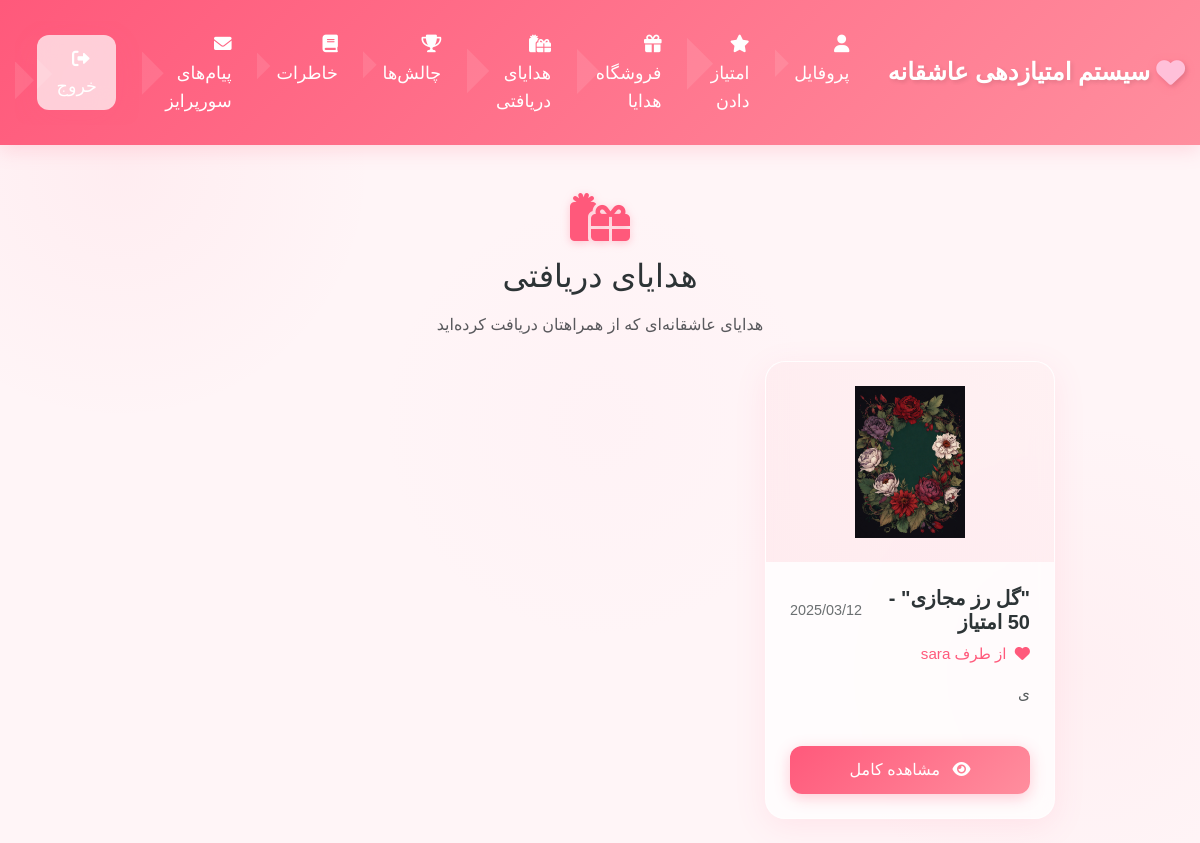
/received-gifts/ (signed in), run on the app's committed database.
### love_points/models.py (models this page shows, shortened)
class GiftTransaction(models.Model):
    sender = models.ForeignKey(Profile, on_delete=models.CASCADE, related_name='gifts_sent')
    receiver = models.ForeignKey(Profile, on_delete=models.CASCADE, related_name='gifts_received')
    gift = models.ForeignKey(VirtualGift, on_delete=models.CASCADE)
    message = models.TextField()
    image = models.ImageField(upload_to='memories/', null=True, blank=True)
    created_at = models.DateTimeField(auto_now_add=True)

class VirtualGift(models.Model):
    name = models.CharField(max_length=100)
    description = models.TextField()
    image = models.ImageField(upload_to='gifts/')
    points_cost = models.IntegerField(validators=[MinValueValidator(1)])

class Profile(models.Model):
    user = models.OneToOneField(User, on_delete=models.CASCADE)
    points = models.IntegerField(default=0)
    level = models.IntegerField(default=1)
    partner = models.ForeignKey('self', on_delete=models.SET_NULL, null=True, blank=True)
    created_at = models.DateTimeField(auto_now_add=True)

### love_points/views.py (the view)
# urls.py: path('received-gifts/', views.received_gifts, name='received_gifts'),
@login_required
def received_gifts(request):
    user_profile = request.user.profile
    received_gifts = GiftTransaction.objects.filter(receiver=user_profile).order_by('-created_at')
    context = {
        'received_gifts': received_gifts,
    }
    return render(request, 'love_points/received_gifts.html', context)

### templates/love_points/received_gifts.html (shortened to what this page needs)
{% extends "base.html" %}
{% block content %}
<div class="container py-4">
    <div class="row justify-content-center">
        <div class="col-lg-10">
            <div class="text-center mb-4">
                <i class="fas fa-gifts love-icon fa-3x mb-3"></i>
                <h2 class="mb-3">هدایای دریافتی</h2>
                <p class="text-muted">هدایای عاشقانه‌ای که از همراهتان دریافت کرده‌اید</p>
            </div>
            {% if received_gifts %}
                <div class="row g-4">
                    {% for gift in received_gifts %}
                        <div class="col-md-6 col-lg-4">
                            <div class="gift-card glass-effect fade-in">
                                <div class="gift-image">
                                    {% if gift.image %}
                                        <img src="{{ gift.image.url }}" alt="{{ gift.gift.name }}" class="img-fluid">
                                    {% elif gift.gift.image %}
                                        <img src="{{ gift.gift.image.url }}" alt="{{ gift.gift.name }}" class="img-fluid">
                                    {% else %}
                                        <i class="fas fa-gift fa-4x"></i>
                                    {% endif %}
                                </div>
                                <div class="gift-content">
                                    <div class="gift-header">
                                        <h5 class="gift-name">{{ gift.gift.name }}</h5>
                                        <span class="gift-date">{{ gift.created_at|date:"Y/m/d" }}</span>
                                    </div>
                                    <div class="sender-info mb-3">
                                        <i class="fas fa-heart me-1"></i>
                                        از طرف {{ gift.sender.user.username }}
                                    </div>
                                    <p class="gift-message">{{ gift.message|truncatechars:100 }}</p>
                                    <div class="gift-action">
                                        <a href="{% url 'love_points:gift_detail' gift.id %}" class="btn btn-primary">
                                            <i class="fas fa-eye me-2"></i>
                                            مشاهده کامل
                                        </a>
                                    </div>
                                </div>
                            </div>
                        </div>
                    {% endfor %}
                </div>
            {% else %}
                <div class="text-center text-muted py-5">
                    <i class="fas fa-box-open fa-3x mb-3"></i>
                    <p>هنوز هدیه‌ای دریافت نکرده‌اید</p>
                </div>
            {% endif %}
        </div>
    </div>
</div>
{% endblock %}

### static/css/style.css (style rules this page uses)
:root { --primary-color: #FF597B; --secondary-color: #FF8E9E; --accent-color: #FFC0D9; --background-color: #FFF5F7; --text-color: #2D3436; --card-background: #FFFFFF; --success-color: #00B894; --warning-color: #FDCB6E; --danger-color: #FF7675; }
html, body { overflow-x: hidden; width: 100%; position: relative; }
body { background-color: var(--background-color); color: var(--text-color); font-family: 'IranSans', sans-serif; min-height: 100vh; padding: 0; margin: 0; line-height: 1.6; background-image: radial-gradient(circle at 10% 20%, rgba(255, 89, 123, 0.05) 0%, transparent 20%), radial-gradient(circle at 90% 80%, rgba(255, 142, 158, 0.05) 0%, transparent 20%), radial-gradient(circle at 50% 50%, rgba(255, 192, 217, 0.05) 0%, transparent 30%); }
.container { max-width: 100%; padding-right: 15px; padding-left: 15px; overflow-x: hidden; }
.row { margin-right: 0; margin-left: 0; }
.col, [class*="col-"] { padding-right: 10px; padding-left: 10px; }
.glass-effect { background: rgba(255, 255, 255, 0.7); backdrop-filter: blur(10px); border: 1px solid rgba(255, 255, 255, 0.5); box-shadow: 0 8px 32px rgba(255, 89, 123, 0.1); }
.fade-in { animation: fadeIn 0.5s ease-in; }
.btn { border-radius: 12px; padding: 0.8rem 1.5rem; font-weight: 500; transition: all 0.4s cubic-bezier(0.4, 0, 0.2, 1); position: relative; overflow: hidden; }
.btn::before { content: ''; position: absolute; top: 0; left: 0; right: 0; bottom: 0; background: rgba(255,255,255,0.1); transform: translateX(-100%) rotate(45deg); transition: transform 0.4s cubic-bezier(0.4, 0, 0.2, 1); }
.btn-primary { background: linear-gradient(135deg, var(--primary-color), var(--secondary-color)); border: none; box-shadow: 0 4px 15px rgba(255, 89, 123, 0.3); }
.love-icon { display: inline-block; animation: heartBeat 1.5s infinite; color: var(--primary-color); }

### templates/love_points/received_gifts.html (style rules this page uses)
.love-icon { color: var(--primary-color); filter: drop-shadow(0 2px 4px rgba(255, 89, 123, 0.3)); animation: bounce 2s ease infinite; }
.gift-card { border-radius: 20px; overflow: hidden; transition: all 0.3s ease; }
.gift-image { height: 200px; display: flex; align-items: center; justify-content: center; background: linear-gradient(45deg, rgba(255, 89, 123, 0.1), rgba(255, 142, 158, 0.1)); padding: 1.5rem; }
.gift-image img { max-height: 100%; object-fit: contain; }
.gift-content { padding: 1.5rem; }
.gift-header { display: flex; justify-content: space-between; align-items: center; margin-bottom: 0.5rem; }
.gift-name { margin: 0; color: var(--text-color); font-weight: 600; }
.gift-date { font-size: 0.9rem; color: var(--text-color); opacity: 0.7; }
.sender-info { color: var(--primary-color); font-size: 0.95rem; }
.gift-message { color: var(--text-color); opacity: 0.8; font-size: 0.95rem; margin-bottom: 1rem; min-height: 3rem; }
.gift-action { text-align: center; }
.gift-action .btn { width: 100%; padding: 0.75rem; }

### data on the page
GiftTransaction: gift.image (picture), gift.name "\"گل رز مجازی\" - 50 امتیاز", created_at "2025/03/12", sender.user.username "sara", message "ی"
